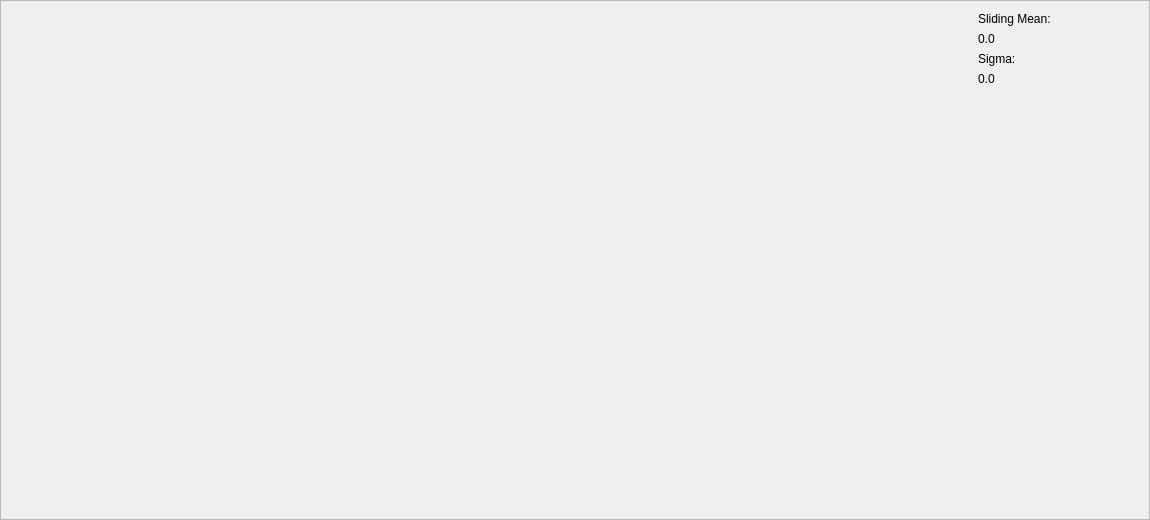
  <widget class="Q3Frame" name="mainFrame">
   <property name="geometry">
    <rect>
     <x>9</x>
     <y>9</y>
     <width>1150</width>
     <height>520</height>
    </rect>
   </property>
   <property name="minimumSize">
    <size>
     <width>1150</width>
     <height>520</height>
    </size>
   </property>
   <property name="maximumSize">
    <size>
     <width>1270</width>
     <height>520</height>
    </size>
   </property>
   <property name="frameShape">
    <enum>QFrame::StyledPanel</enum>
   </property>
   <property name="frameShadow">
    <enum>QFrame::Raised</enum>
   </property>
   <layout class="QGridLayout" name="gridLayout">
    <item row="0" column="0">
     <widget class="QwtPlot" name="dataFrame">
      <property name="minimumSize">
       <size>
        <width>960</width>
        <height>480</height>
       </size>
      </property>
     </widget>
    </item>
    <item row="0" column="1">
     <layout class="QVBoxLayout">
      <item>
       <layout class="QVBoxLayout">
        <item>
         <widget class="QLabel" name="textLabel1_5">
          <property name="text">
           <string>Sliding Mean:</string>
          </property>
          <property name="wordWrap">
           <bool>false</bool>
          </property>
         </widget>
        </item>
        <item>
         <widget class="QLabel" name="meanText">
          <property name="text">
           <string>0.0</string>
          </property>
          <property name="wordWrap">
           <bool>false</bool>
          </property>
         </widget>
        </item>
        <item>
         <widget class="QLabel" name="textLabel1_5_3">
          <property name="text">
           <string>Sigma:</string>
          </property>
          <property name="wordWrap">
           <bool>false</bool>
          </property>
         </widget>
        </item>
        <item>
         <widget class="QLabel" name="sigmaText">
          <property name="text">
           <string>0.0</string>
          </property>
          <property name="wordWrap">
           <bool>false</bool>
          </property>
         </widget>
        </item>
       </layout>
      </item>
      <item>
       <spacer name="spacer1">
        <property name="orientation">
         <enum>Qt::Vertical</enum>
        </property>
        <property name="sizeType">
         <enum>QSizePolicy::Expanding</enum>
        </property>
        <property name="sizeHint" stdset="0">
         <size>
          <width>20</width>
          <height>40</height>
         </size>
        </property>
       </spacer>
      </item>
     </layout>
    </item>
   </layout>
  </widget>
